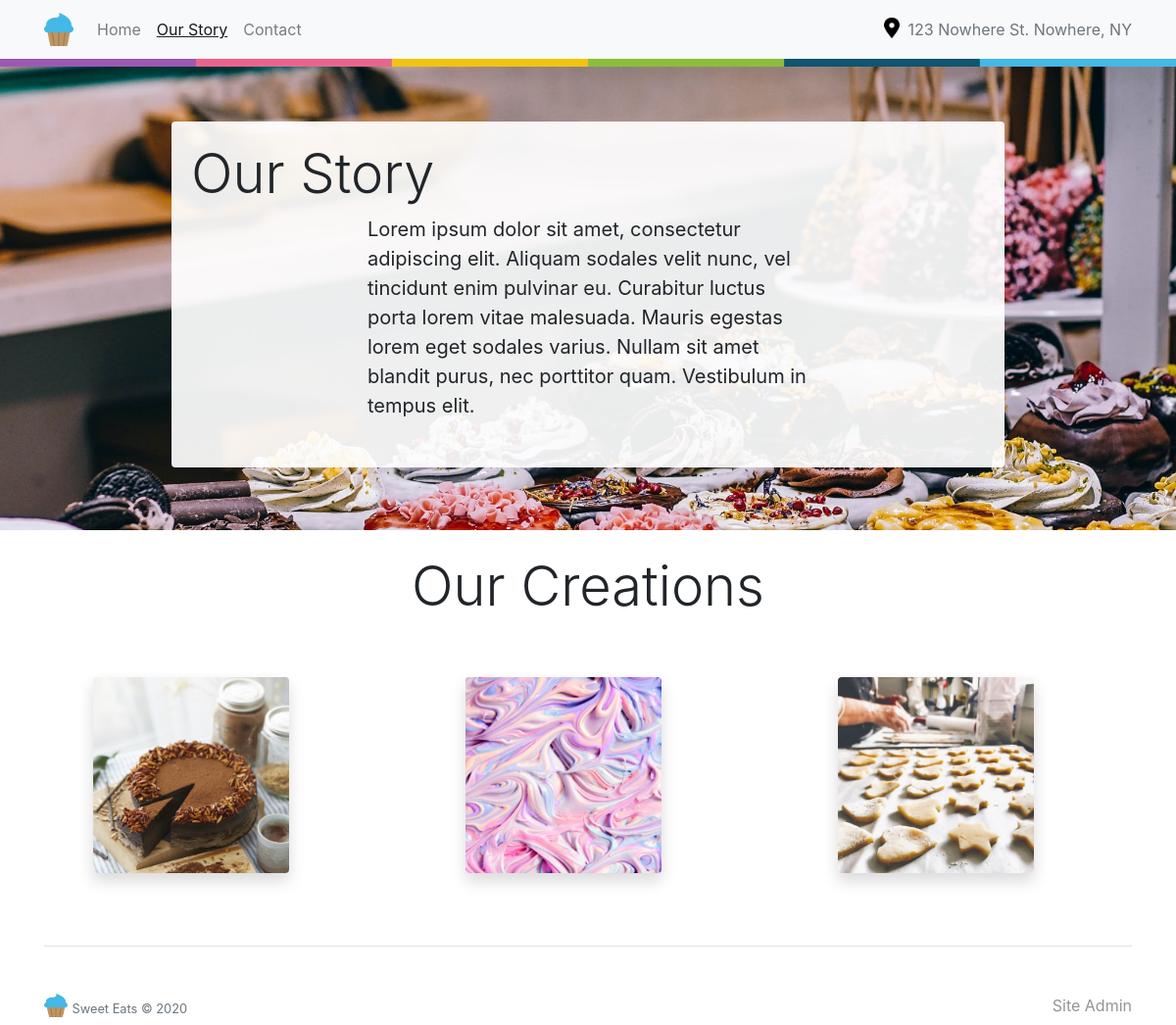
/story.php, run on the app's committed database.
### tables this page shows
CREATE TABLE "Content" (
	"content_id"	INTEGER NOT NULL,
	"context"	TEXT,
	"text"	TEXT,
	"enabled"	INTEGER NOT NULL DEFAULT 1,
	"content_day"	INTEGER,
	PRIMARY KEY("content_id" AUTOINCREMENT)
);

### admin/inc/functions.php (called while the page is built, shortened)
<?php
function getStoryTxt() {
    global $db;
    try{
        $query = 'SELECT text FROM Content WHERE content_id = 2';
        $stmt = $db->prepare($query);
        $stmt->execute();
        $output = $stmt->fetch(PDO::FETCH_ASSOC);
    } catch (\Exception $e){
        throw $e;
    }
    return $output['text'];
}
function getLocationTxt() {
    global $db;
    try{
        $query = 'SELECT text FROM Content WHERE content_id = 3';
        $stmt = $db->prepare($query);
        $stmt->execute();
        $output = $stmt->fetch(PDO::FETCH_ASSOC);
    } catch (\Exception $e){
        throw $e;
    }
    return $output['text'];
}

### story.php (the view, shortened to what this page needs)
<?php
$page = 'Story';
require 'inc/header.php';
?>
<div class="jumbotron sweetBack mb-0">
    <div class="container">
        <div class="row">
            <div class="col-md-12">
                <div class="jumboCtnStory pb-5">
                    <h1 class="display-4">Our Story</h1>
                    <p style="max-width: 450px;" class="mt-0 lead font-weight-normal centerPara"><?php echo getStoryTxt(); ?></p>
            </div>
            </div>
        </div>
    </div>
</div>
<div class="container">
    <h1 class="display-4 mt-4 text-center">Our Creations</h1>
    <div class="row">
    <div class="col-md-4">
        <a data-toggle="modal" data-target="#cakeModal">
          <img class="imgPreview shadow" src="img/cake-min.jpg">
        </a>
    </div>
    <div class="col-md-4">
        <a data-toggle="modal" data-target="#frostingModal">
          <img class="imgPreview shadow" src="img/frosting-min.jpg">
        </a>
    </div>
    <div class="col-md-4">
        <a data-toggle="modal" data-target="#cutoutsModal">
          <img class="imgPreview shadow" src="img/cutouts-min.jpg">
        </a>
    </div>
    </div>
<?php
require 'inc/footer.php';
?>

### inc/header.php (shortened to what this page needs)
<?php
require 'admin/inc/database.php';
require 'admin/inc/functions.php';
?>
<!doctype html>
<html lang="en">
  <head>
    <link rel="stylesheet" href="/css/bootstrap.min.css">
    <link rel="stylesheet" href="/css/style.css">
  </head>
  <body>
<nav class="sweetNav navbar  navbar-expand-lg navbar-light bg-light sticky-top">
   <div class="container">
    <a class="navbar-brand" href="/index.php"><img class="sLogoNoTxt" src="img/sweet_logo_notxt-min.png"></a>
  <div class="collapse navbar-collapse" id="navbarsExample08">
    <ul class="navbar-nav">
      <li class="nav-item <?php if ($page == 'Home'){echo 'active';} ?>">
        <a class="nav-link" href="/">Home <?php if ($page == 'home'){echo '<span class="sr-only">(current)</span>';} ?></a>
      </li>
      <li class="nav-item <?php if ($page == 'Story'){echo 'active';} ?>">
        <a class="nav-link" href="/story.php">Our Story <?php if ($page == 'story'){echo '<span class="sr-only">(current)</span>';} ?></a>
      </li>
      <li class="nav-item <?php if ($page == 'Contact'){echo 'active';} ?>">
        <a class="nav-link" href="/contact.php">Contact <?php if ($page == 'contact'){echo '<span class="sr-only">(current)</span>';} ?></a>
      </li>
    </ul>
  </div>
  <div class="justify-content-end">
      <img class="locationImg" src="/img/location-min.png">
      <a class="text-muted p-0 m-0 point"><?php echo getLocationTxt(); ?></a>
  </div>
  </div>
</nav>
<div class="colorBorder sticky-top shadow"></div>

### css/style.css (style rules this page uses)
.point { cursor: pointer; }
.locationImg { max-width: 20px; position: relative; top: -3px; padding-right: 4px; }
.imgPreview { max-width: 200px; border-radius: 4px; margin: 50px; cursor: pointer; }
.jumboCtnStory { background-color: rgba(255, 255, 255, 0.92); padding: 20px; border-radius: 4px; max-width: 850px; display: block; margin: 0 auto; }
.active { text-decoration: underline; }
.colorBorder { background-image: url('/img/colorback-min.jpg'); background-size: cover; width: 100%; height: 9px; display: block; position: fixed; top: 59px; z-index: 500; }
.sLogoNoTxt { max-width: 30px; }
.sweetNav { background-color: #FFF; border: none; }
.centerPara { display: block; margin: 0 auto; }
.sweetBack { background-image: url("/img/sweets_back-min.jpg"); background-repeat: no-repeat; background-attachment: fixed; background-position: 0% 90%; background-size: cover; border-radius: 0; }

### data on the page
content: text "123 Nowhere St. Nowhere, NY"
content: text "Lorem ipsum dolor sit amet, consectetur adipiscing elit. Aliquam sodales velit nunc, vel tincidunt enim pulvinar eu. Curabitur luctus porta lorem vitae malesuada. Mauris egestas lorem eget sodales varius. Nullam sit amet blandit purus, nec porttitor quam. Vestibulum in tempus elit."

### other printed values
$company "Sweet Eats"
